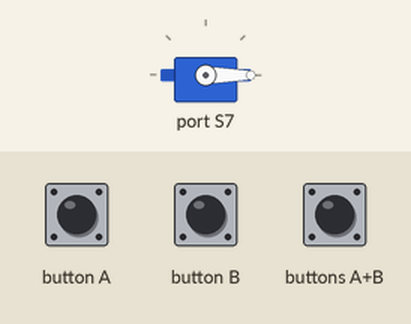
Simulated run of this program. Board: BBC micro:bit (MakeCode). Parts: servo. The test bench sets the inputs (shaded band).

Above: at 1.2 s.
1.3 s: button A pressed for 0.15 s
At 2.2 s:
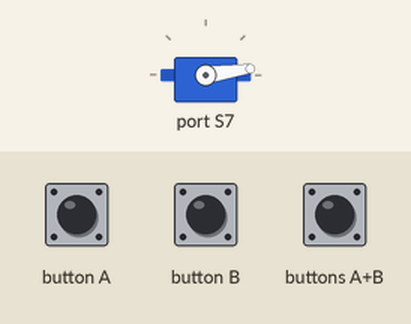
2.9 s: button A pressed 5 times (0.12 s each, 0.3 s apart)
At 4.9 s:
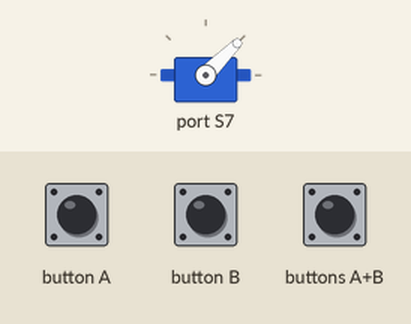
5.9 s: button B pressed for 0.15 s
At 6.5 s:
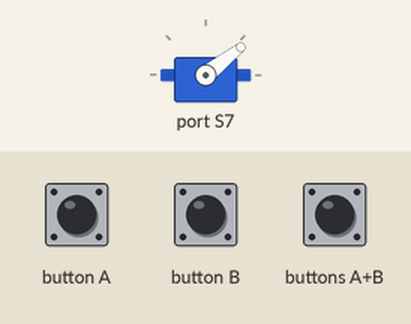
7.5 s: buttons A+B pressed for 0.15 s
At 9.1 s:
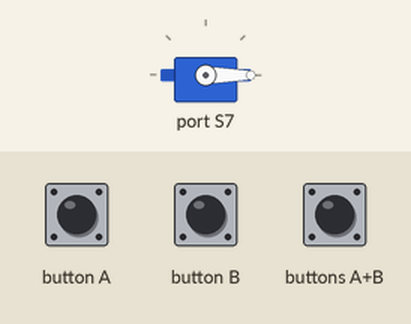
Timing chart, 0 to 10.1 s (numbered marks = the images above; inputs shaded):
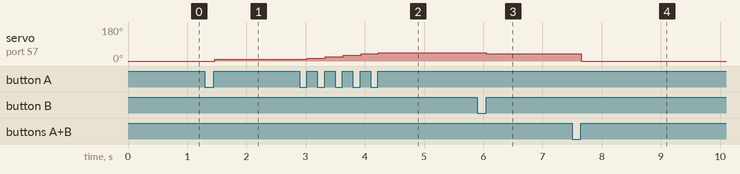

The program:

main.ts
```typescript
input.onButtonPressed(Button.A, function () {
    angulo += 15
})
input.onButtonPressed(Button.AB, function () {
    angulo = 0
})
input.onButtonPressed(Button.B, function () {
    angulo += -15
})
let angulo = 0
angulo = 0
basic.forever(function () {
    wuKong.setServoAngle(wuKong.ServoTypeList._360, wuKong.ServoList.S7, angulo)
})
```

test.ts
```typescript
// aquí va el archivo "tests"; esto no se compilará cuando este paquete se utilice como una extensión.
```

Measured:
- after the input at 1.3 s, servo on port S7: 0° → 8° after 0.16 s
- after the input at 2.9 s, servo on port S7: moves from 8° to 45° over 1.2 s, starting after 0.13 s
- after the input at 5.9 s, servo on port S7: 45° → 38° after 0.15 s
- after the input at 7.5 s, servo on port S7: 38° → 0° after 0.15 s
